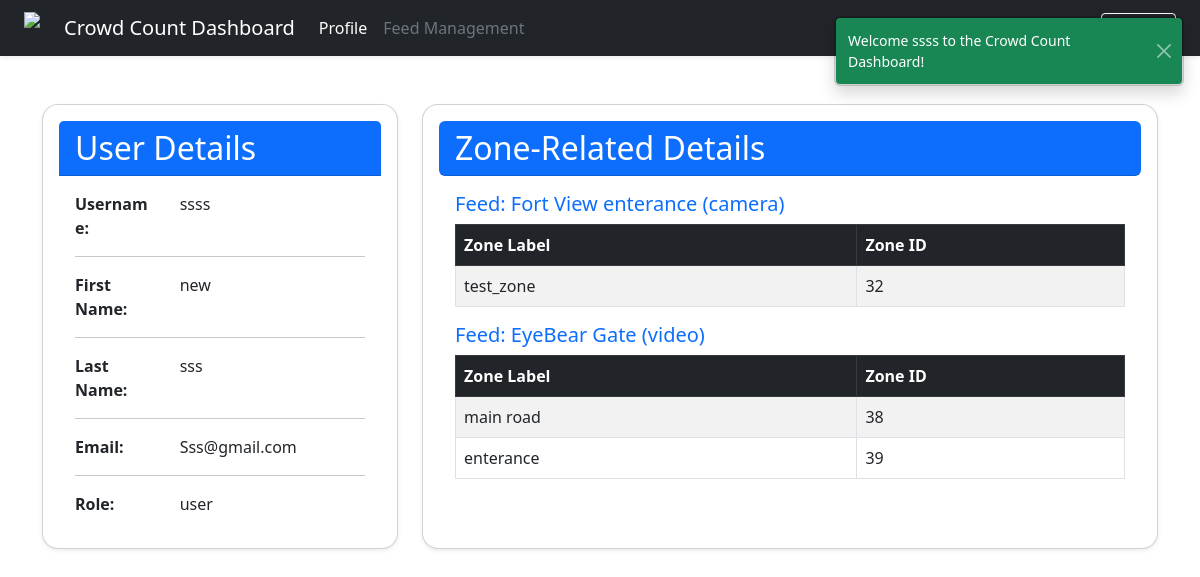
The app's page /dietprofile (signed in) with its own data.
### models.py (models this page shows)
class User(db.Model):
    id = db.Column(db.Integer, primary_key=True)
    username = db.Column(db.String(150), unique=True, nullable=False)
    first_name = db.Column(db.String(150), nullable=False)
    last_name = db.Column(db.String(150), nullable=False)
    email = db.Column(db.String(150), unique=True, nullable=False)
    password = db.Column(db.String(128), nullable=False)
    role = db.Column(db.String(50), nullable=False, default='user')

class Feed(db.Model):
    id = db.Column(db.Integer, primary_key=True)
    name = db.Column(db.String(150), nullable=False)
    type = db.Column(db.String(50), nullable=False)  # 'camera' or 'video'
    video_filename = db.Column(db.String(255), nullable=True)
    user_id = db.Column(db.Integer, db.ForeignKey('user.id'), nullable=True)
    user = db.relationship('User', backref='feeds', lazy=True)
    zones = db.relationship('Zone', backref='feed', lazy=True)

class Zone(db.Model):
    id = db.Column(db.Integer, primary_key=True)
    feed_id = db.Column(db.Integer, db.ForeignKey('feed.id'), nullable=False)
    label = db.Column(db.String(150), nullable=False)
    coordinates = db.Column(db.Text, nullable=False)  # JSON string

### blueprints/auth.py (the view)
@auth_bp.route("/dietprofile")
@login_required
def dietprofile():
    user = User.query.filter_by(username=session["username"]).first()
    feeds = Feed.query.filter_by(user_id=user.id).all()
    return render_template("profile.html", user=user, feeds=feeds)

### helpers.py (called while the page is built)
def login_required(f):
    @wraps(f)
    def wrapper(*args, **kwargs):
        if not session.get("username"):
            return redirect(url_for("auth.login"))
        return f(*args, **kwargs)
    return wrapper

### templates/profile.html (shortened to what this page needs)
<!DOCTYPE html>
<html>
<head>
    <link href="https://cdn.jsdelivr.net/npm/bootstrap@5.3.0/dist/css/bootstrap.min.css" rel="stylesheet">
</head>
<body>
    <nav class="navbar navbar-dark bg-dark px-4 shadow-sm">
      <div class="d-flex align-items-center">
        <img src="https://cdn-icons-png.flaticon.com/512/847/847969.png" alt="logo" width="32" height="32" class="me-2">
        <span class="navbar-brand mb-0 h1">Crowd Count Dashboard</span>
          <ul class="nav col-12 col-lg-auto me-lg-auto mb-2 justify-content-center mb-md-0">
          <li><a href="{{ url_for('auth.profile') }}" class="nav-link px-2 text-white">Profile</a></li>
          <li><a href="{{ url_for('dashboard.dashboard') }}" class="nav-link px-2 text-secondary">Feed Management</a></li>
        </ul>
      </div>
      <div class="text-end">
            <span class="text-light me-2 ">Hi, {{ session.username }}!</span>
            <button id="signOutBtn" class="btn btn-outline-light btn-sm ">Sign Out</button>
      </div>
    </nav>
    <div class="container mt-5">
        <div class="row">
            <div class="col-md-4">
                <div class="card p-3 shadow-sm rounded-4" style="height: auto;">
                    <div class="card-header bg-primary text-white">
                        <h2 class="mb-0"> User Details</h2>
                    </div>
                    <div class="card-body">
                        <div class="row">
                            <div class="col-sm-4"><strong>Username:</strong></div>
                            <div class="col-sm-8">{{ user['username'] }}</div>
                        </div>
                        <hr>
                        <div class="row">
                            <div class="col-sm-4"><strong>First Name:</strong></div>
                            <div class="col-sm-8">{{ user['first_name'] }}</div>
                        </div>
                        <hr>
                        <div class="row">
                            <div class="col-sm-4"><strong>Last Name:</strong></div>
                            <div class="col-sm-8">{{ user['last_name'] }}</div>
                        </div>
                        <hr>
                        <div class="row">
                            <div class="col-sm-4"><strong>Email:</strong></div>
                            <div class="col-sm-8">{{ user['email'] }}</div>
                        </div>
                        <hr>
                        <div class="row">
                            <div class="col-sm-4"><strong>Role:</strong></div>
                            <div class="col-sm-8">{{ user['role'] }}</div>
                        </div>
                    </div>
                </div>
            </div>
            <div class="col-md-8">
                <div class="card p-3 shadow-sm  rounded-4 h-100  shadow">
                    <div class="card-header bg-primary text-white rounded ">
                        <h2 class="mb-0">  Zone-Related Details</h2>
                    </div>
                    <div class="card-body">
            {% if feeds %}
                {% for feed in feeds %}
                    <h5 class="text-primary">Feed: {{ feed.name }} ({{ feed.type }})</h5>
                    {% if feed.zones %}
                        <div class="table-responsive">
                            <table class="table table-striped table-bordered mb-3">
                                <thead class="table-dark">
                                    <tr>
                                        <th style="width: 60%;">Zone Label</th>
                                        <th style="width: 40%;">Zone ID</th>
                                    </tr>
                                </thead>
                                <tbody>
                                    {% for zone in feed.zones %}
                                        <tr>
                                            <td>{{ zone.label }}</td>
                                            <td>{{ zone.id }}</td>
                                        </tr>
                                    {% endfor %}
                                </tbody>
                            </table>
                        </div>
                    {% else %}
                        <p class="text-muted">No zones defined for this feed.</p>
                    {% endif %}
                {% endfor %}
            {% else %}
                <p class="text-muted">No feeds available.</p>
            {% endif %}
                    </div>
                </div>
            </div>
        </div>
    </div>
</body>
</html>

### records on screen
User: username "ssss", first_name "new", last_name "sss", email "Sss@gmail.com", role "user"
Feed: name "Fort View enterance", type "camera"
Zone: label "test_zone", id "32"
Feed: name "EyeBear Gate", type "video"
Zone: label "main road", id "38"
Zone: label "enterance", id "39"
